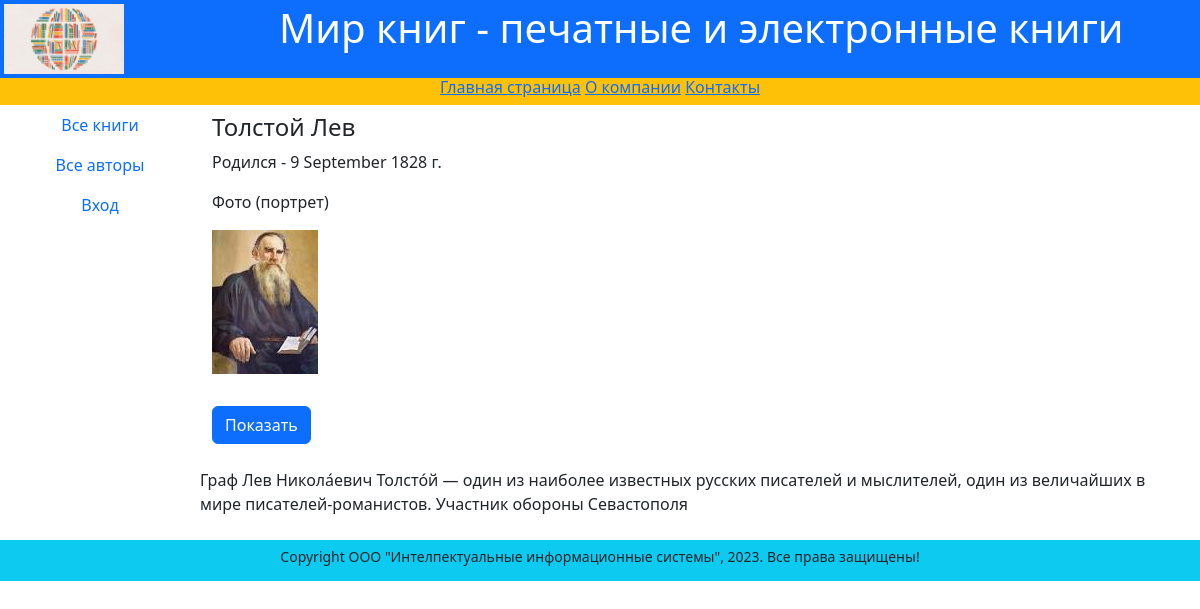
Page /authors/3/ on the committed database.
### catalog/models.py (models this page shows, shortened)
class Author(models.Model):
    first_name = models.CharField(max_length=200,
                            help_text='Введите имя автора',
                            verbose_name = 'Имя автора')
    last_name = models.CharField(max_length=200,
                            help_text='Введите фамилию автора',
                            verbose_name = 'Фамилия автора')
    date_of_birth = models.DateField(
        help_text='Введите дату рождения',
        verbose_name='Дaтa рождения',
        null=True, blank=True
    )
    about = models.TextField(help_text='Bвeдитe сведения об авторе',
                             verbose_name='Сведения об авторе')
    photo = models.ImageField(upload_to='images',
                              help_text='Введите фото автора',
                              verbose_name='Фoтo автора',
                              null=True, blank=True)

### catalog/views.py (the view)
# urls.py: path('authors/<int:pk>/', views.AuthorDetailView.as_view(), name = 'authors-detail'),
class AuthorDetailView(DetailView):
    model = Author

### templates/catalog/author_detail.html (shortened to what this page needs)
{% extends 'catalog/base.html' %}
{% block content %}
<div class="container text-start">
    <div class="row my-2">
        <h4>{{author.last_name}} {{author.first_name}}</h4>
        <p>Родился - {{author.date_of_birth}} </p>
        <p>Фото (портрет)</p>
        <p><img src="{{author.photo.url}}" alt="connect" style="max-height: 200px;"></p>
        <div class="row my-2">
            <div class="col-2 my-2">
                <a href="{{author.photo.url}}" class = 'btn btn-primary' target="_blank">Показать</a>
            </div>
        </div>
        <div class="row my-2">
            {{author.about}}
        </div>
    </div>
</div>
{% endblock content %}

### rows in the picture
Author: last_name "Толстой", first_name "Лев", date_of_birth "9 September 1828 г.", photo (picture), about "Граф Лев Никола́евич Толсто́й — один из наиболее известных русских писателей и мыслителей, один из величайших в мире писателей-романистов. Участник обороны Севастополя"
